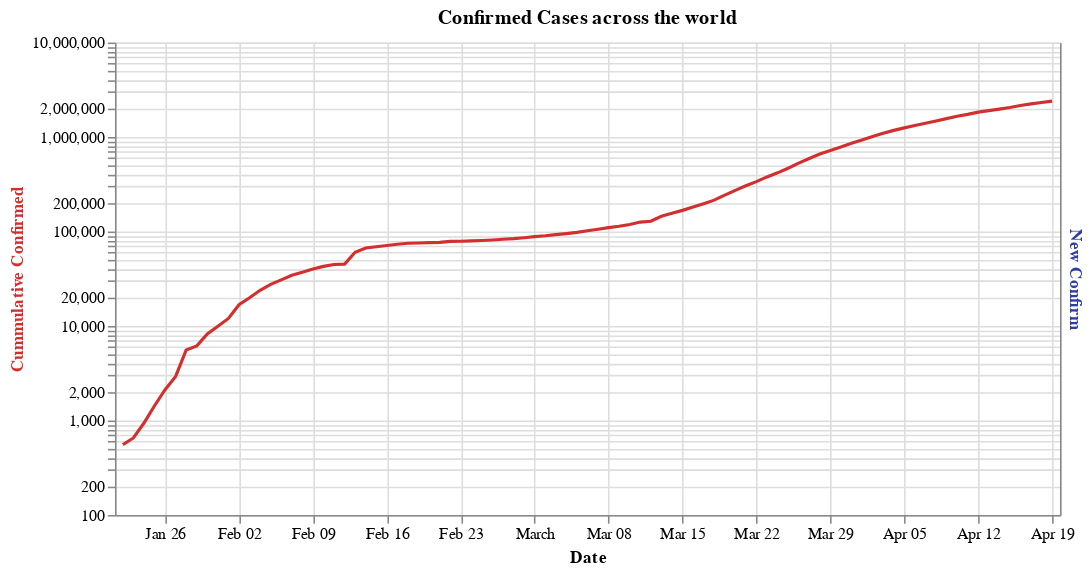

Source (notebook cell):
### Markdown cell above
### Confirmed Cases

### Code cell
#hide_input
_df = df_confirmed.groupby(['Date']).sum().unstack().reset_index().drop(columns=['level_0']).rename(columns={0: 'Cummulative Confirmed'})
_df['New Confirm'] = _df[['Cummulative Confirmed']].diff()

_df_line = alt.Chart(_df).mark_line(color='#D32F2F').encode(
    alt.X('Date:T'),
    alt.Y('Cummulative Confirmed:Q', axis=alt.Axis(titleColor='#D32F2F'), scale=alt.Scale(type='log')),
    tooltip=list(_df)
)

_df_new_bar = alt.Chart(_df).mark_bar(opacity=0.3, color='#303F9F').encode(
    alt.X('Date:T'),
    alt.Y('New Confirm:Q', axis=alt.Axis(titleColor='#303F9F'), scale=alt.Scale(type='log')),
    tooltip=list(_df)
)


alt.layer(_df_line, _df_new_bar).resolve_scale(
    y='independent'
).properties(
    title = 'Confirmed Cases across the world',
    width = 600
)

### Figure 1 — Vega-Lite specification as saved in the notebook (floating-point values rounded to 4 significant figures)
{"config": {"view": {"continuousWidth": 400, "continuousHeight": 300}}, "layer": [{"mark": {"type": "line", "color": "#D32F2F"}, "encoding": {"tooltip": [{"type": "temporal", "field": "Date"}, {"type": "quantitative", "field": "Cummulative Confirmed"}, {"type": "quantitative", "field": "New Confirm"}], "x": {"type": "temporal", "field": "Date"}, "y": {"type": "quantitative", "axis": {"titleColor": "#D32F2F"}, "field": "Cummulative Confirmed", "scale": {"type": "log"}}}}, {"mark": {"type": "bar", "color": "#303F9F", "opacity": 0.3}, "encoding": {"tooltip": [{"type": "temporal", "field": "Date"}, {"type": "quantitative", "field": "Cummulative Confirmed"}, {"type": "quantitative", "field": "New Confirm"}], "x": {"type": "temporal", "field": "Date"}, "y": {"type": "quantitative", "axis": {"titleColor": "#303F9F"}, "field": "New Confirm", "scale": {"type": "log"}}}}], "data": {"name": "data-0ed121321114950ca73378e4697d3625"}, "resolve": {"scale": {"y": "independent"}}, "title": "Confirmed Cases across the world", "width": 600, "$schema": "https://vega.github.io/schema/vega-lite/v4.8.1.json", "datasets": {"data-0ed121321114950ca73378e4697d3625": [{"Date": "2020-01-22T00:00:00", "Cummulative Confirmed": 555, "New Confirm": null}, {"Date": "2020-01-23T00:00:00", "Cummulative Confirmed": 654, "New Confirm": 99.0}, {"Date": "2020-01-24T00:00:00", "Cummulative Confirmed": 941, "New Confirm": 287.0}, {"Date": "2020-01-25T00:00:00", "Cummulative Confirmed": 1434, "New Confirm": 493.0}, {"Date": "2020-01-26T00:00:00", "Cummulative Confirmed": 2118, "New Confirm": 684.0}, {"Date": "2020-01-27T00:00:00", "Cummulative Confirmed": 2927, "New Confirm": 809.0}, {"Date": "2020-01-28T00:00:00", "Cummulative Confirmed": 5578, "New Confirm": 2651.0}, {"Date": "2020-01-29T00:00:00", "Cummulative Confirmed": 6166, "New Confirm": 588.0}, {"Date": "2020-01-30T00:00:00", "Cummulative Confirmed": 8234, "New Confirm": 2068.0}, {"Date": "2020-01-31T00:00:00", "Cummulative Confirmed": 9927, "New Confirm": 1693.0}, {"Date": "2020-02-01T00:00:00", "Cummulative Confirmed": 12038, "New Confirm": 2111.0}, {"Date": "2020-02-02T00:00:00", "Cummulative Confirmed": 16787, "New Confirm": 4749.0}, {"Date": "2020-02-03T00:00:00", "Cummulative Confirmed": 19881, "New Confirm": 3094.0}, {"Date": "2020-02-04T00:00:00", "Cummulative Confirmed": 23892, "New Confirm": 4011.0}, {"Date": "2020-02-05T00:00:00", "Cummulative Confirmed": 27635, "New Confirm": 3743.0}, {"Date": "2020-02-06T00:00:00", "Cummulative Confirmed": 30794, "New Confirm": 3159.0}, {"Date": "2020-02-07T00:00:00", "Cummulative Confirmed": 34391, "New Confirm": 3597.0}, {"Date": "2020-02-08T00:00:00", "Cummulative Confirmed": 37120, "New Confirm": 2729.0}, {"Date": "2020-02-09T00:00:00", "Cummulative Confirmed": 40150, "New Confirm": 3030.0}, {"Date": "2020-02-10T00:00:00", "Cummulative Confirmed": 42762, "New Confirm": 2612.0}, {"Date": "2020-02-11T00:00:00", "Cummulative Confirmed": 44802, "New Confirm": 2040.0}, {"Date": "2020-02-12T00:00:00", "Cummulative Confirmed": 45221, "New Confirm": 419.0}, {"Date": "2020-02-13T00:00:00", "Cummulative Confirmed": 60368, "New Confirm": 15150.0}, {"Date": "2020-02-14T00:00:00", "Cummulative Confirmed": 66885, "New Confirm": 6517.0}, {"Date": "2020-02-15T00:00:00", "Cummulative Confirmed": 69030, "New Confirm": 2145.0}, {"Date": "2020-02-16T00:00:00", "Cummulative Confirmed": 71224, "New Confirm": 2194.0}, {"Date": "2020-02-17T00:00:00", "Cummulative Confirmed": 73258, "New Confirm": 2034.0}, {"Date": "2020-02-18T00:00:00", "Cummulative Confirmed": 75136, "New Confirm": 1878.0}, {"Date": "2020-02-19T00:00:00", "Cummulative Confirmed": 75639, "New Confirm": 503.0}, {"Date": "2020-02-20T00:00:00", "Cummulative Confirmed": 76197, "New Confirm": 558.0}, {"Date": "2020-02-21T00:00:00", "Cummulative Confirmed": 76819, "New Confirm": 622.0}, {"Date": "2020-02-22T00:00:00", "Cummulative Confirmed": 78572, "New Confirm": 1753.0}, {"Date": "2020-02-23T00:00:00", "Cummulative Confirmed": 78958, "New Confirm": 386.0}, {"Date": "2020-02-24T00:00:00", "Cummulative Confirmed": 79561, "New Confirm": 603.0}, {"Date": "2020-02-25T00:00:00", "Cummulative Confirmed": 80406, "New Confirm": 845.0}, {"Date": "2020-02-26T00:00:00", "Cummulative Confirmed": 81388, "New Confirm": 982.0}, {"Date": "2020-02-27T00:00:00", "Cummulative Confirmed": 82746, "New Confirm": 1358.0}, {"Date": "2020-02-28T00:00:00", "Cummulative Confirmed": 84112, "New Confirm": 1366.0}, {"Date": "2020-02-29T00:00:00", "Cummulative Confirmed": 86011, "New Confirm": 1899.0}, {"Date": "2020-03-01T00:00:00", "Cummulative Confirmed": 88369, "New Confirm": 2358.0}, {"Date": "2020-03-02T00:00:00", "Cummulative Confirmed": 90306, "New Confirm": 1937.0}, {"Date": "2020-03-03T00:00:00", "Cummulative Confirmed": 92840, "New Confirm": 2534.0}, {"Date": "2020-03-04T00:00:00", "Cummulative Confirmed": 95120, "New Confirm": 2280.0}, {"Date": "2020-03-05T00:00:00", "Cummulative Confirmed": 97886, "New Confirm": 2766.0}, {"Date": "2020-03-06T00:00:00", "Cummulative Confirmed": 101801, "New Confirm": 3915.0}, {"Date": "2020-03-07T00:00:00", "Cummulative Confirmed": 105847, "New Confirm": 4046.0}, {"Date": "2020-03-08T00:00:00", "Cummulative Confirmed": 109821, "New Confirm": 3974.0}, {"Date": "2020-03-09T00:00:00", "Cummulative Confirmed": 113590, "New Confirm": 3769.0}, {"Date": "2020-03-10T00:00:00", "Cummulative Confirmed": 118620, "New Confirm": 5030.0}, {"Date": "2020-03-11T00:00:00", "Cummulative Confirmed": 125875, "New Confirm": 7255.0}, {"Date": "2020-03-12T00:00:00", "Cummulative Confirmed": 128352, "New Confirm": 2477.0}, {"Date": "2020-03-13T00:00:00", "Cummulative Confirmed": 145205, "New Confirm": 16850.0}, {"Date": "2020-03-14T00:00:00", "Cummulative Confirmed": 156101, "New Confirm": 10900.0}, {"Date": "2020-03-15T00:00:00", "Cummulative Confirmed": 167454, "New Confirm": 11350.0}, {"Date": "2020-03-16T00:00:00", "Cummulative Confirmed": 181574, "New Confirm": 14120.0}, {"Date": "2020-03-17T00:00:00", "Cummulative Confirmed": 197102, "New Confirm": 15530.0}, {"Date": "2020-03-18T00:00:00", "Cummulative Confirmed": 214821, "New Confirm": 17720.0}, {"Date": "2020-03-19T00:00:00", "Cummulative Confirmed": 242570, "New Confirm": 27750.0}, {"Date": "2020-03-20T00:00:00", "Cummulative Confirmed": 272208, "New Confirm": 29640.0}, {"Date": "2020-03-21T00:00:00", "Cummulative Confirmed": 304507, "New Confirm": 32300.0}, {"Date": "2020-03-22T00:00:00", "Cummulative Confirmed": 336953, "New Confirm": 32450.0}, {"Date": "2020-03-23T00:00:00", "Cummulative Confirmed": 378231, "New Confirm": 41280.0}, {"Date": "2020-03-24T00:00:00", "Cummulative Confirmed": 418041, "New Confirm": 39810.0}, {"Date": "2020-03-25T00:00:00", "Cummulative Confirmed": 467653, "New Confirm": 49610.0}, {"Date": "2020-03-26T00:00:00", "Cummulative Confirmed": 529591, "New Confirm": 61940.0}, {"Date": "2020-03-27T00:00:00", "Cummulative Confirmed": 593291, "New Confirm": 63700.0}, {"Date": "2020-03-28T00:00:00", "Cummulative Confirmed": 660693, "New Confirm": 67400.0}, {"Date": "2020-03-29T00:00:00", "Cummulative Confirmed": 720140, "New Confirm": 59450.0}, {"Date": "2020-03-30T00:00:00", "Cummulative Confirmed": 782389, "New Confirm": 62250.0}, {"Date": "2020-03-31T00:00:00", "Cummulative Confirmed": 857487, "New Confirm": 75100.0}, {"Date": "2020-04-01T00:00:00", "Cummulative Confirmed": 932605, "New Confirm": 75120.0}, {"Date": "2020-04-02T00:00:00", "Cummulative Confirmed": 1013466, "New Confirm": 80860.0}, {"Date": "2020-04-03T00:00:00", "Cummulative Confirmed": 1095917, "New Confirm": 82450.0}, {"Date": "2020-04-04T00:00:00", "Cummulative Confirmed": 1176060, "New Confirm": 80140.0}, {"Date": "2020-04-05T00:00:00", "Cummulative Confirmed": 1249754, "New Confirm": 73690.0}, {"Date": "2020-04-06T00:00:00", "Cummulative Confirmed": 1321481, "New Confirm": 71730.0}, {"Date": "2020-04-07T00:00:00", "Cummulative Confirmed": 1396476, "New Confirm": 75000.0}, {"Date": "2020-04-08T00:00:00", "Cummulative Confirmed": 1480202, "New Confirm": 83730.0}, {"Date": "2020-04-09T00:00:00", "Cummulative Confirmed": 1565278, "New Confirm": 85080.0}, {"Date": "2020-04-10T00:00:00", "Cummulative Confirmed": 1657526, "New Confirm": 92250.0}, {"Date": "2020-04-11T00:00:00", "Cummulative Confirmed": 1735650, "New Confirm": 78120.0}, {"Date": "2020-04-12T00:00:00", "Cummulative Confirmed": 1834721, "New Confirm": 99070.0}, {"Date": "2020-04-13T00:00:00", "Cummulative Confirmed": 1904838, "New Confirm": 70120.0}, {"Date": "2020-04-14T00:00:00", "Cummulative Confirmed": 1976191, "New Confirm": 71350.0}, {"Date": "2020-04-15T00:00:00", "Cummulative Confirmed": 2056054, "New Confirm": 79860.0}, {"Date": "2020-04-16T00:00:00", "Cummulative Confirmed": 2152437, "New Confirm": 96380.0}, {"Date": "2020-04-17T00:00:00", "Cummulative Confirmed": 2240190, "New Confirm": 87750.0}, {"Date": "2020-04-18T00:00:00", "Cummulative Confirmed": 2317758, "New Confirm": 77570.0}, {"Date": "2020-04-19T00:00:00", "Cummulative Confirmed": 2401378, "New Confirm": 83620.0}]}}
